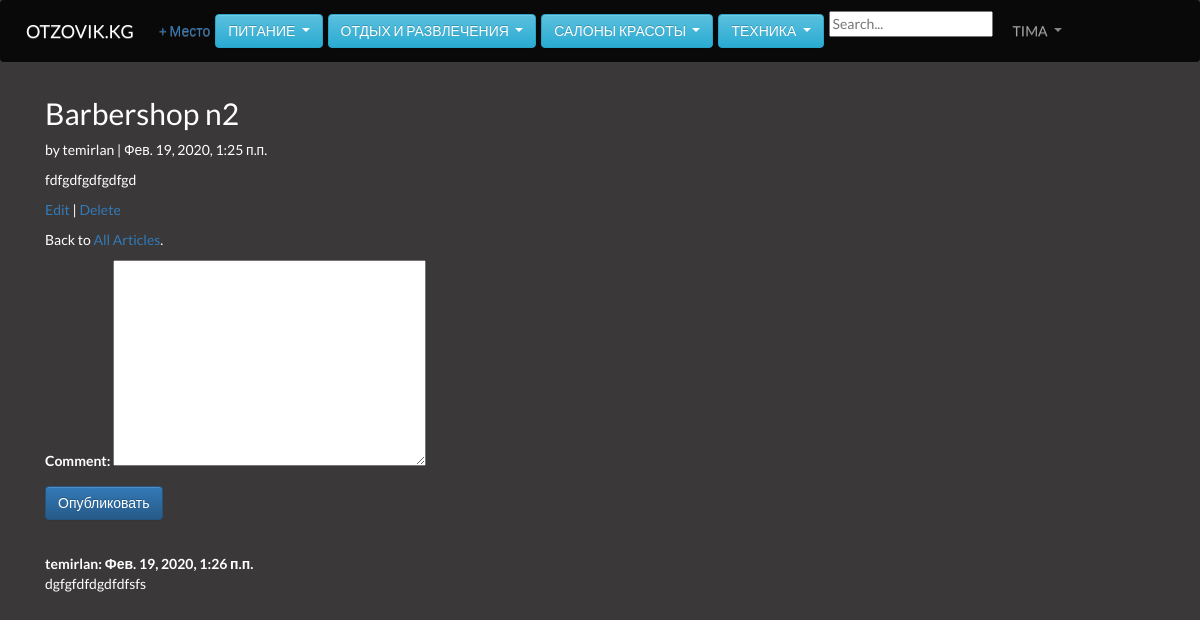
The app's page /articles/30/ (signed in) with its own data.
### users/models.py (models this page shows)
class CustomUser(AbstractUser):
    age = models.PositiveIntegerField(null=True, blank=True)

### articles/models.py (models this page shows, shortened)
class Article(models.Model):
    title = models.CharField(max_length=255)
    body = models.TextField()
    date = models.DateTimeField(auto_now_add=True)
    likes = models.IntegerField(verbose_name='Нравится', default=0)
    dislike = models.IntegerField(verbose_name='Не нравится', default=0)
    author = models.ForeignKey(
        get_user_model(),
        on_delete=models.CASCADE,
    )

class Comment(models.Model):
    article = models.ForeignKey(Article,on_delete=models.CASCADE,related_name='comments',null=True, blank=True)
    comment = models.TextField(max_length=250)
    author = models.ForeignKey(settings.AUTH_USER_MODEL, on_delete=models.CASCADE)
    created = models.DateTimeField(auto_now_add=True)
    updated = models.DateTimeField(auto_now=True)
    active = models.BooleanField(default=True)
    class Meta:
        ordering = ('created',)

### articles/views.py (the view, shortened to what this page needs)
class ArticleDetailView(LoginRequiredMixin, FormView, DetailView):
    model = Article
    form_class = CommentForm
    template_name = 'article_detail.html'
    login_url = 'login'
    hello = 0
    def get_context_data(self, *args, **kwargs):
        context = super().get_context_data(*args, **kwargs)
        res = Article.objects.get(pk=self.object.pk)
        ArticleDetailView.hello = self.object.pk
        context['comments'] = res.comments.all()
        return context

### articles/forms.py
class CommentForm(forms.ModelForm):
    class Meta:
        model = Comment
        fields = ('comment',)

### templates/article_detail.html (shortened to what this page needs)
{% load crispy_forms_tags %}
{% load static %}
{% block content %}
  <div class="article-entry">
    <h2>{{ object.title }}</h2>
      <p>by {{ object.author }} | {{ object.date }}</p>
      <p>{{ object.body }}</p>
  </div>
  <div class="comments_item">
  <p><a href="{% url 'article_edit' article.pk %}">Edit</a> | <a href="{% url 'article_delete' article.pk %}">Delete</a></p>
  <p>Back to <a href="{% url 'article_list' %}">All Articles</a>.</p>
<form method="POST" class="form">{% csrf_token %}
  {{ form.as_p }}
  <button class="btn btn-primary" type="submit">Опубликовать</button>
</form>
{% for comment in comments %}
  <br>
  <strong>{{comment.author}}:                   {{comment.created}}</strong>
  <br>
  {{comment.comment}}
  <br>
  <br>
  </div>
{% endfor %}
{% endblock content %}

### templates/base.html (shortened to what this page needs)
{% load static %}
    <link rel="stylesheet" href="https://stackpath.bootstrapcdn.com/bootstrap/4.1.3/css/bootstrap.min.css">
    <link rel="stylesheet" href="//maxcdn.bootstrapcdn.com/bootstrap/3.2.0/css/bootstrap.min.css">
    <link rel="stylesheet" href="//maxcdn.bootstrapcdn.com/bootstrap/3.2.0/css/bootstrap-theme.min.css">
    <link rel="stylesheet" href="{% static 'css/main.css' %}">
    <link rel="stylesheet" href="{% static 'css/home.css' %}">
    <link rel="stylesheet" href="{% static 'css/search.css' %}">
  </head>
  <body>
   <div class="page">
    <nav class="navbar navbar-expand-md navbar-dark mb-4" style="background-color: rgba(10, 9, 10, 0.975)">
      <a class="navbar-brand" href="{% url 'home' %}">OTZOVIK.KG</a>
      {% if user.is_authenticated %}
        <ul class="navbar-nav mr-auto">
          <li class="nav-item"><a href="{% url 'article_new' %}">+ Место</a></li>
        </ul>
      {% endif %}
      <div class="btn-group">
        <button type="button" class="btn btn-info ml-2 dropdown-toggle" data-toggle="dropdown" aria-haspopup="true" aria-expanded="false">
          Питание
        </button>
              </div>
              <div class="btn-group">
                <button type="button" class="btn btn-info ml-2 dropdown-toggle" data-toggle="dropdown" aria-haspopup="true" aria-expanded="false">
                  Отдых и развлечения
                </button>
                      </div>
                      <div class="btn-group">
                        <button type="button" class="btn btn-info ml-2 dropdown-toggle" data-toggle="dropdown" aria-haspopup="true" aria-expanded="false">
                         Салоны красоты
                        </button>
                              </div>
                              <div class="btn-group">
                                <button type="button" class="btn btn-info ml-2 dropdown-toggle" data-toggle="dropdown" aria-haspopup="true" aria-expanded="false">
                                 Техника
                                </button>
                                      </div>
                                      <div>
                                        <form action="{% url 'search_results' %}"class='ml-2' method="get">
                                          <input name="q" type="text" placeholder="Search...">
                                        </form>
                                      </div>
      <div class="collapse navbar-collapse" id="navbarCollapse">
        {% if user.is_authenticated %}
          <ul class="navbar-nav ml-auto">
            <li class="nav-item">
              <a class="nav-link dropdown-toggle" href="#" id="userMenu" data-toggle="dropdown" aria-haspopup="true" aria-expanded="false">
                {{ user.username }}
              </a>
            </li>
          </ul>
        {% endif %}
      </div>
    </nav>
    <div class="container">
      {% block content %}
      {% endblock content %}
    </div>
    </div>
    </body>
    </html>

### static/css/main.css (style rules this page uses)
body { font-family: 'Lato', sans-serif; background: rgb(58, 56, 56); }
.container { height: 100vh; }
.dropdown-toggle { font-weight: 500; text-transform: uppercase; }
.navbar { background: purple; }
.page { background: #1f2224; }

### static/css/home.css (style rules this page uses)
.page { background: rgb(58, 56, 56); }
.article-entry { color: #fff; }
.comments_item { color: #fff; }

### records on screen
CustomUser: username "TIMA"
Article: title "Barbershop n2", author "temirlan", date "Фев. 19, 2020, 1:25 п.п.", body "fdfgdfgdfgdfgd"
Comment: author "temirlan", created "Фев. 19, 2020, 1:26 п.п.", comment "dgfgfdfdgdfdfsfs"
